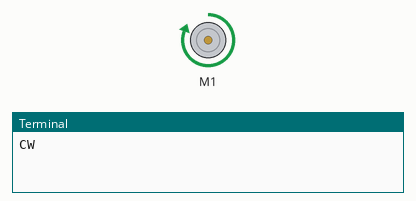
The program below on a simulated Raspberry Pi (BCM pin numbers). Parts: DC motor (green arrow = forward, orange = backward, longer = faster), the last lines printed to the terminal.

Above: at 2.5 s.
At 12.5 s:
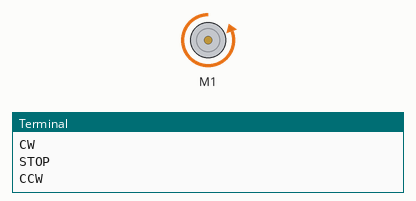
At 17.5 s:
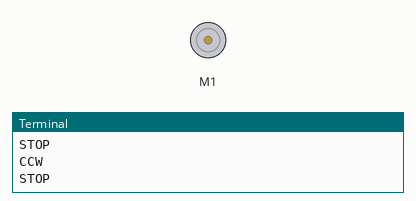
Timing chart, 0 to 26.0 s (numbered marks = the images above):
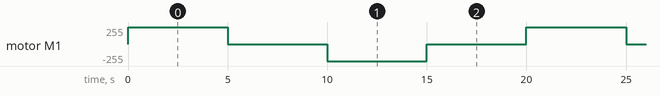

Measured:
- by itself, motor M1: repeats every 20.0 s: stopped 5.0 s, backward 255/255 5.0 s, stopped 5.0 s, forward 255/255 5.0 s

The program:

1.3.1_Motor_zero.py
```python
#!/usr/bin/env python3
from gpiozero import Motor
from time import sleep

# Initialize the Motor with GPIO Zero, specifying GPIO pins for forward (17), backward (27), and enable (22) control
motor = Motor(forward=17, backward=27, enable=22)

try:
    # Main function to control the motor's direction and movement.
    # Alternates motor rotation between clockwise and counterclockwise with stops in between.
    actions = {'CW': motor.forward, 'CCW': motor.backward, 'STOP': motor.stop}  # Define motor actions for readability

    while True:
        # Loop through the defined actions to control motor direction
        for action in ['CW', 'STOP', 'CCW', 'STOP']:
            actions[action]()  # Execute the current action (forward, stop, backward, stop)
            print(f"{action}")  # Display the current action in the console
            sleep(5)  # Pause for 5 seconds before proceeding to the next action

except KeyboardInterrupt:
    # Gracefully handle a keyboard interrupt (e.g., Ctrl+C) to stop the program
    pass
```
